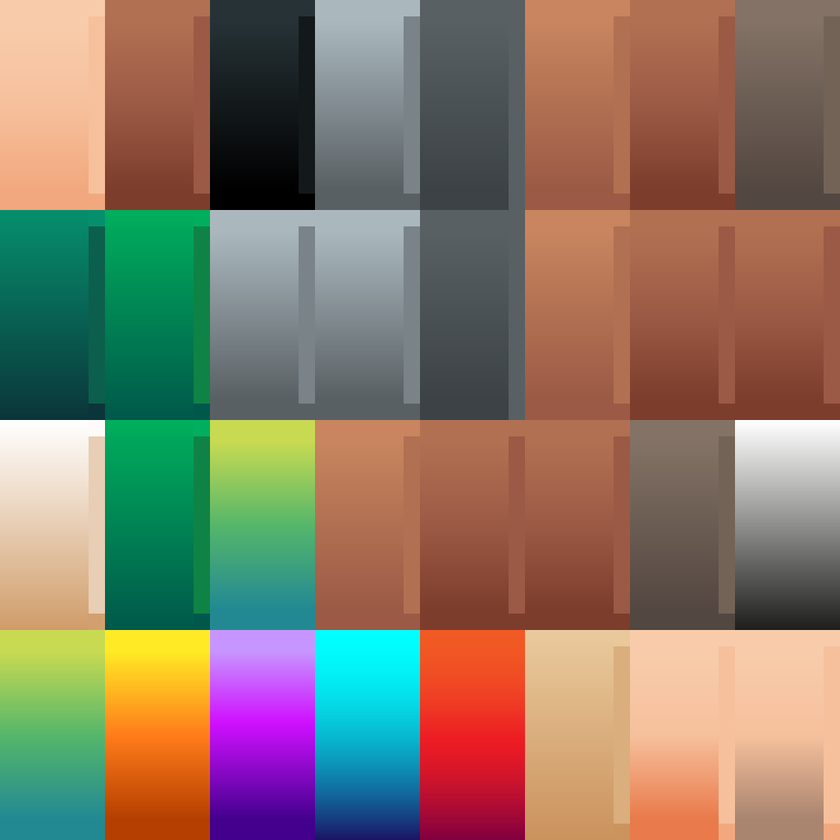
#> input picture assets/source/kaykit-adventurers/rogue_texture.png, 840 x 840 px, shrunk from 1024 x 1024 before the run
$ python ghost-texture.py
#> lines starting #> are read from the running program, lines starting #| are printed output that depends on the picture
# Textur der Geister (docs/GDD.md, Quellen der Figuren in den Katakomben: Geist und Poltergeist aus KayKit Rogue):
# das grüne Outfit wird hellblau, die Haut weiß (Feld 1|1 der Textur), die Haare grau (Feld 2|1), die Handschuhe
# (Feld 6|3, nur an den Armen) werden zu Händen in Hautfarbe, alles andere bleibt. Helligkeitsverlauf bleibt, damit die Schattierung von KayKit erhalten ist.
# Aufruf: python3 tools/ghost-texture.py   (braucht Pillow)
import colorsys
from pathlib import Path
from PIL import Image

ROOT = Path(__file__).resolve().parent.parent
SRC = ROOT / "assets/source/kaykit-adventurers/rogue_texture.png"
OUT = ROOT / "assets/textures/figures/geist/geist_texture.png"
LIGHT_BLUE = 200 / 360  # Farbton Hellblau
CELL_W, CELL_H = 128, 256  # Farbfelder der KayKit-Textur (8 × 4)

im = Image.open(SRC).convert("RGBA")
#> im is the input picture: PIL image 840x840 RGBA; mean R, G, B, A 136.6, 120.1, 102.4, 255
px = im.load()
for y in range(im.height):
    for x in range(im.width):
        r, g, b, a = px[x, y]
        h, l, s = colorsys.rgb_to_hls(r / 255, g / 255, b / 255)
        cell = (x // CELL_W, y // CELL_H)
        if cell in ((0, 0), (5, 2)):  # Haut und Handschuhe: weiß, Schattierung bleibt
            v = round(255 * (0.82 + l * 0.18))
            px[x, y] = (v, v, v, a)
        elif cell == (1, 0):  # Haare: grau
            v = round(255 * (0.5 + l * 0.4))
            px[x, y] = (v, v, v, a)
        elif 90 / 360 <= h <= 190 / 360 and s > 0.3:  # Grün- und Türkistöne des Outfits (auch Innenseite des Umhangs)
            r2, g2, b2 = colorsys.hls_to_rgb(LIGHT_BLUE, 0.6 + l * 0.4, min(s, 0.6))
            px[x, y] = (round(r2 * 255), round(g2 * 255), round(b2 * 255), a)
OUT.parent.mkdir(parents=True, exist_ok=True)
im.save(OUT)
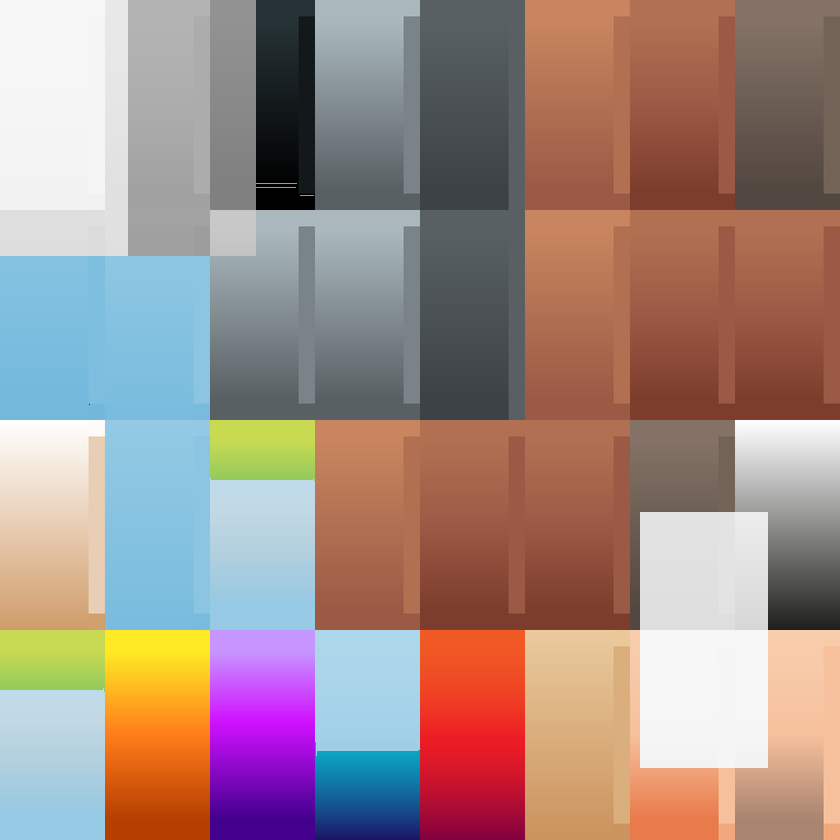
#> saved as geist_texture.png: PIL image 840x840 RGBA; mean R, G, B, A 162.2, 139.3, 133.4, 255
print("geschrieben:", OUT.relative_to(ROOT))

$ run again, with assets/source/kaykit-skeletons/skeleton_texture.png copied over assets/source/kaykit-adventurers/rogue_texture.png
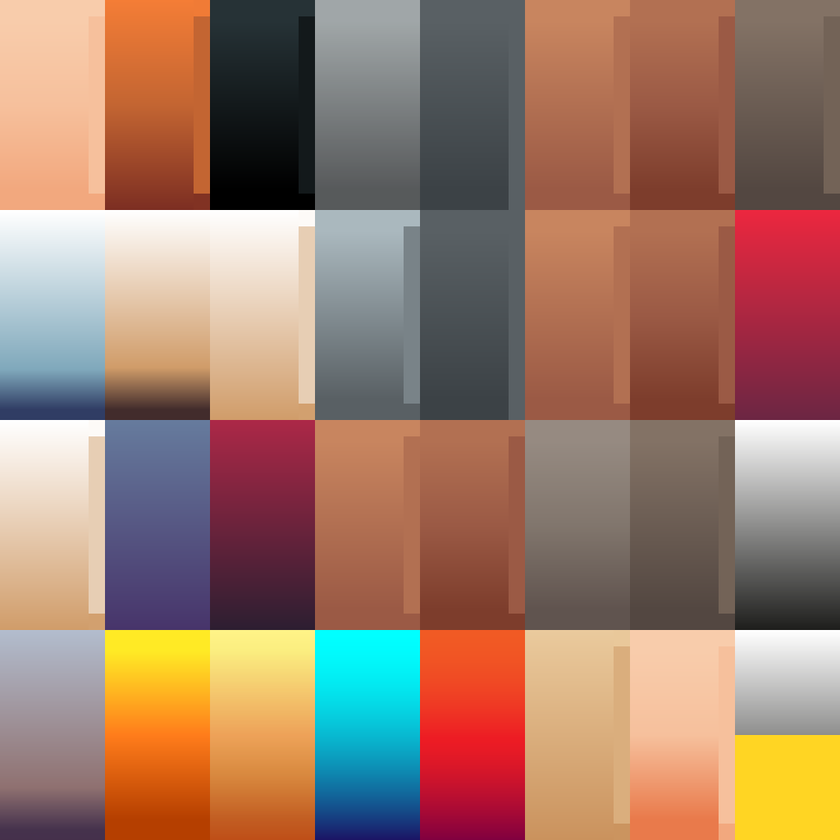
#> input picture assets/source/kaykit-skeletons/skeleton_texture.png, 840 x 840 px, shrunk from 1024 x 1024 before the run
#> im is the input picture: PIL image 840x840 RGBA; mean R, G, B, A 158, 122.6, 105.3, 255
#> `im.save(OUT)`:
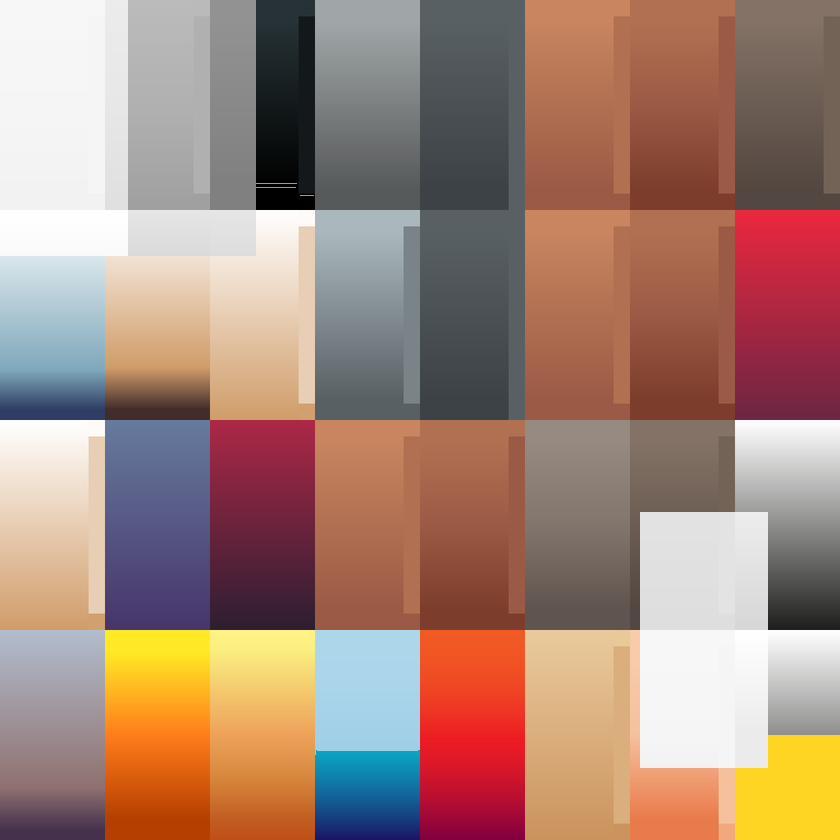
#> saved as geist_texture.png: PIL image 840x840 RGBA; mean R, G, B, A 165.3, 132.7, 119.4, 255
